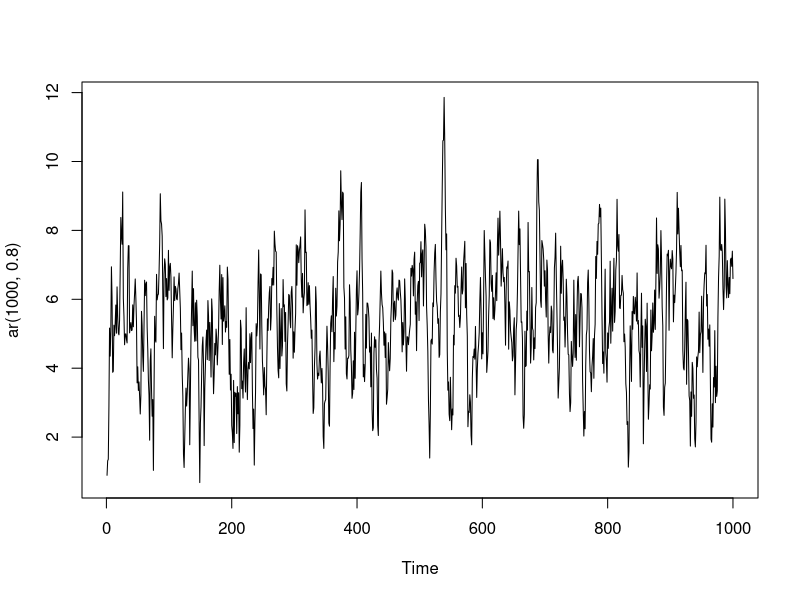
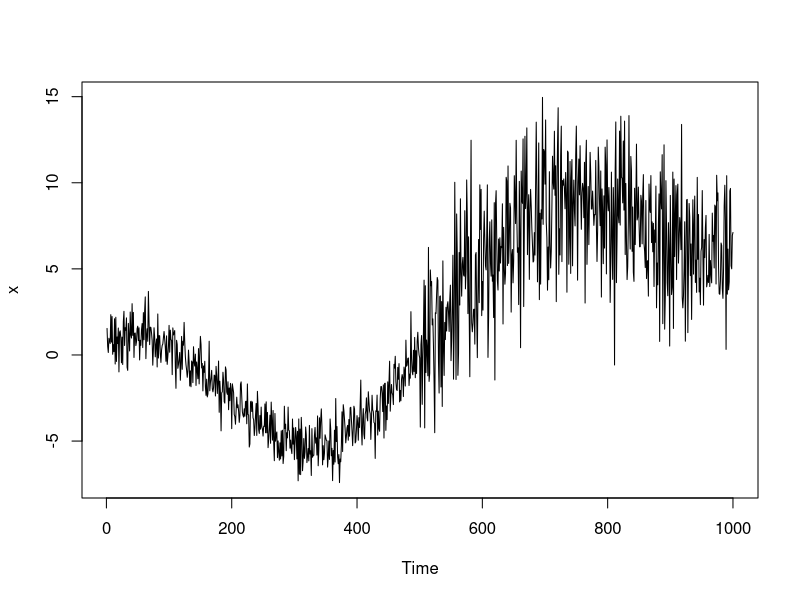

Here is the R script that generated these plots, in order: (Note: this script raises an error after producing the figures.)
###-----------------------------------------------
### The data. **AR included**
###-----------------------------------------------
f = function(t){
  5*cos(t*9) - (t - 0.7)^2 *10 + (t-0.2)^3 *20
}
ar = function(n, ar){ 
  z = rep(NA,n)
  z[1] = rnorm(1)
  for(i in 2:n){
    z[i] = ar*z[i-1] + rnorm(1,1)
  }
  z
}
n = 1000
ts.plot(ar(1000,0.8))

mu = f((1:n)/n)
z = c(rnorm(n/2,1), rnorm(n/2, 1,3)) 
x = z+mu
par(mfrow = c(1, 1))
ts.plot(x)

m1 = c(0.7071, -0.7071)
d1 = diff_seq(x, m1)^2

ts.plot(d1)
# abline(h = mean(d1[1:(n/2)]), col = 'red', lwd = 1.5)
# abline(h = mean(d1[(n/2+1):(n-1)]), col = 'blue', lwd = 1.5)
abline(h = mean(d1[1:n/2]), col = 'red', lwd = 1.5)
abline(h = mean(d1[(n/2+1):(n-1)]), col = 'blue', lwd = 1.5)



ts.plot(d1)
abline(h = mean(d1[1:k]), col = 'red', lwd = 1.5)
abline(h = mean(d1[k:(n-1)]), col = 'blue', lwd = 1.5)

b = KS_new(d1);b

k = K(d1, 0);k
k = 51
n = length(d1);n
d1_bar = mean(d1);x_bar

d2 = d1[1:k];
n1 = length(d2);n1
sigma_hat = var_head(d2, 2*n1^(1/3));sigma_hat

Tn =cumsum(d1 - d1_bar) / sqrt(n);ts.plot(Tn)
TS = max(abs(Tn / sqrt(sigma_hat)));TS


###----------------------------------
### Self Method
###----------------------------------
M <- function(x, t){
	#Standard KS
  n = length(x)
  bar_x = mean(x)
  (sum((x[1:t] - bar_x)^2) - t/n*sum((x - bar_x)^2)) / (sqrt(n))
}

K <- function(x, gam){
  n = length(x)
  k_t = rep(NULL, (n-1))
  for (i in 1:(n-1)){
    k_t[i] = M(x, i)/((i/(n-1))*(1-i/(n-1)))^gam
  }
  which.min(k_t)
}

diff_seq = function(ts, diff){
	d = rep(NULL, length(ts))
	for (i in length(diff):length(ts)){
		d[i] = as.numeric(ts[i:(i-length(diff)+1)]%*%diff)
	}
	return(na.omit(d))
}

kern = function(x){ #Bartlett kernel
  ifelse(abs(x)<=1,1-abs(x), 0)
}

var_head = function(x, l){ #Kernel Estimation of volatility
  n = length(x)
  l = floor(l)
  sum = 0
  covar = c(acf(x, l+1, type = 'cov', plot=FALSE)$acf)
  k = (-l):l
  out = sum(kern(k/l) * covar[abs(k) +1])
  return(out)
}

KS_std = function(x){ #
  n = length(x)
  x_bar = mean(x)
  sigma_hat = var_head(x, 2*n^(1/3))
  Tn =cumsum(x - x_bar) / sqrt(n)
  TS = max(abs(Tn / sqrt(sigma_hat)))
}

KS_new = function(x){ #
  k = K(x, 0)
  n = length(x)
  x_bar = mean(x)
  
  x1 = x[1:k]
  n1 = length(x1)
  sigma_hat = var_head(x1, 2*n1^(1/3))

  Tn =cumsum(x - x_bar) / sqrt(n)
  TS = max(abs(Tn / sqrt(sigma_hat)))
}

###-----------------------------------------------
### Normal Case. (Mid Point in the middle)
###-----------------------------------------------
m1 = c(0.7071, -0.7071)

if(1){
  n = 2000
  n_sim = 200
  delta = seq(from = 0, to = 1, length.out = 21)
  out = array(NA, dim =c(n_sim, length(delta), 2),
              dimnames = list(paste0('isim=',1:n_sim),
                              paste0('delta=', delta),
                              c('self', 'self-new')))
  for(i_sim in 1:n_sim){
    set.seed(i_sim)
    for(i_delta in 1:length(delta)){
      del = delta[i_delta]
      mu = 0
      #z = c(r(n/2,6), rt(n/2, 6)*(1+del))#random
      z = c(rnorm(n/2,1),rnorm(n/2,1)*(1+del))
      x = z+mu
      d1 = diff_seq(x, m1)^2
      out[i_sim, i_delta, 1] = KS_std(log(d1))
      out[i_sim, i_delta, 2] = KS_new(d1)
    }
    if(i_sim%%10==0) cat(i_sim, ' >> ')
  }
}

###-----------------------------------------------------------
### Power
###-----------------------------------------------------------
out0 = out*0
out0[,,1] = out[,,1] > 1.358
out0[,,2] = out[,,2] > 1.358
power = apply(out0, c(2,3), mean, na.rm = TRUE)
power

###-----------------------------------------------------------
### Plot results
###-----------------------------------------------------------
par(mfrow = c(1, 2))
col = c('blue','red', 'darkgreen','lightgreen')
#Plot 1
matplot(delta, 100*power, type = 'l', col = col, lwd = 2, main = "Power n = 2000", ylim = c(0, 100),
        ylab = expression(K(delta)~"/%"), xlab = expression(delta))
abline(h  = c(0.05, 0, 1)*100, lwd = 0.5, lty = 2)
abline(v = 0, lwd = 0.5, lty = 2)
legend('bottomright', legend = c('Self', 'Self new'), 
  col = c('blue','red'), lty = c(1,2,3), cex = 0.8)

#Plot 2
matplot(delta, 100*power, type = 'l', col = col, lwd = 2, main = "Power (Zoom-in version)",
        ylim = c(0, 0.5) *100, ylab = expression(K(delta)~"/%"), xlab = expression(delta),
        xlim = c(0, 0.2))
abline(h = c(0:5), lwd = 0.5, lty = 3)
abline(v = 0, lwd = 0.5, lty = 2)






